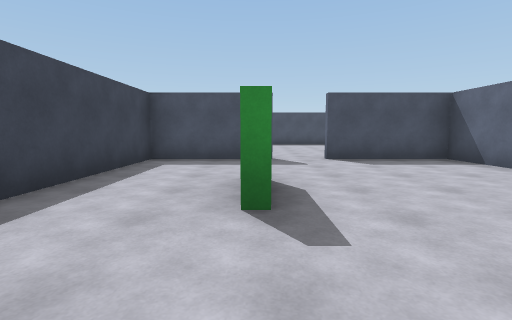
[1] (above)

16 first-person views from a walk through a Unity game level. The camera is 1.3 m above the floor, tilts 6° down and sees 85° across. The floor is counted in squares, 2 m on a side. Each view is taken from the middle of a square. On the plan, view 1 faces up. The plan holds only what a view shows up to about 9 squares ahead; the rest is blank. The place goes on beyond the plan. The player character is not drawn.

[2]
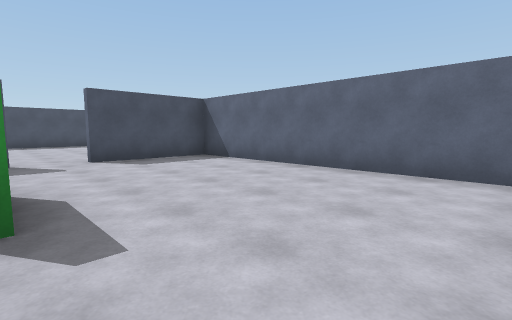

[3]
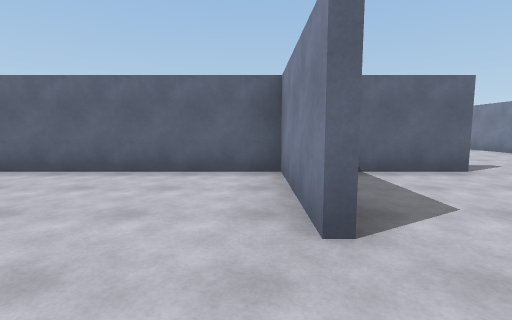

[4]
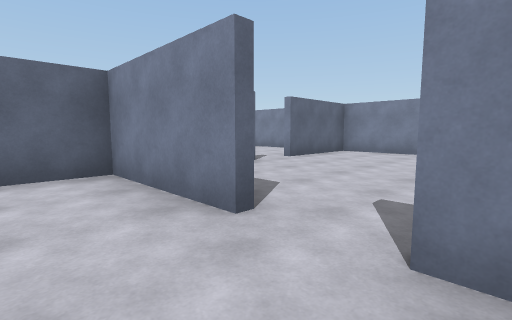

[5]
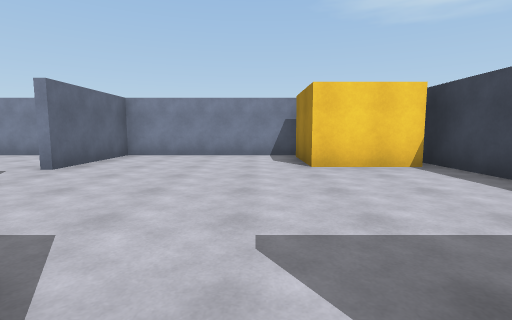

[6]
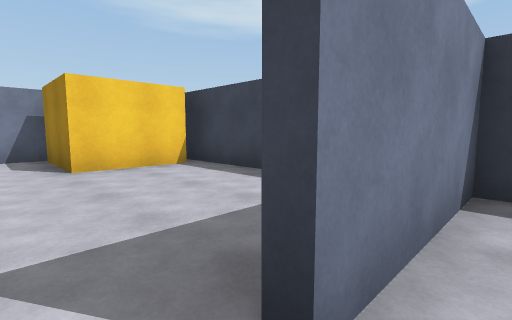

[7]
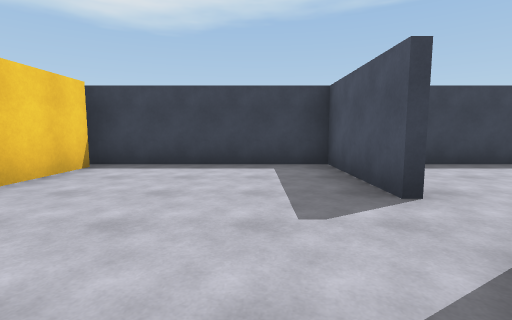

[8]
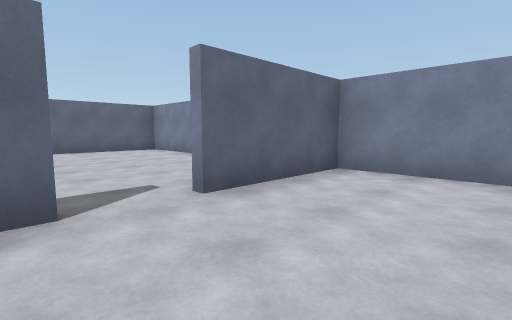

[9]
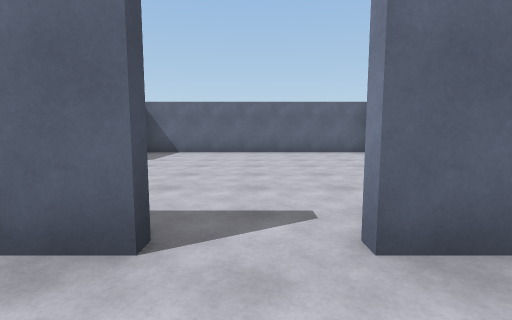

[10]
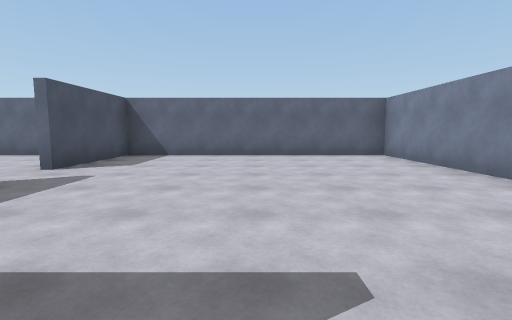

[11]
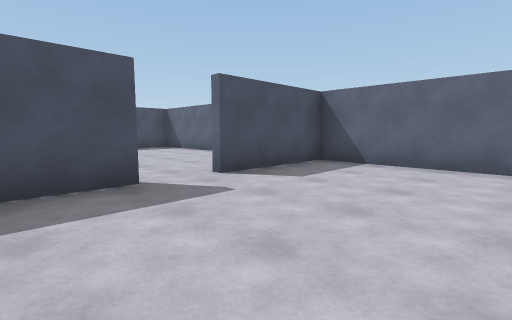

[12]
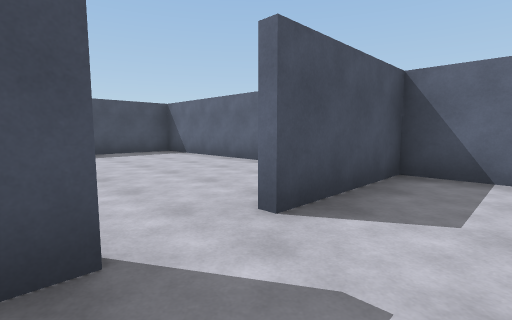

[13]
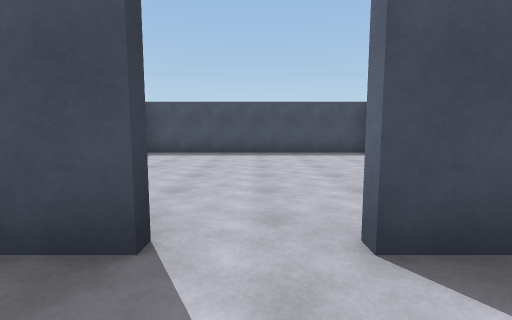

[14]
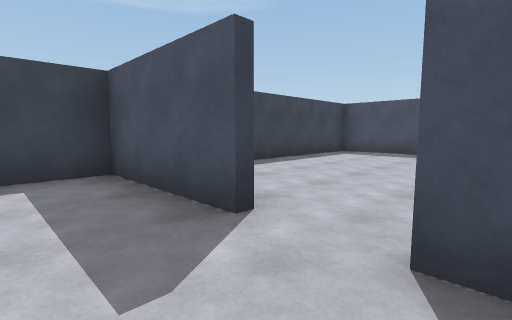

[15]
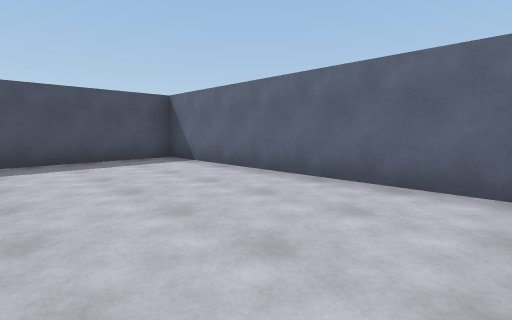

[16]
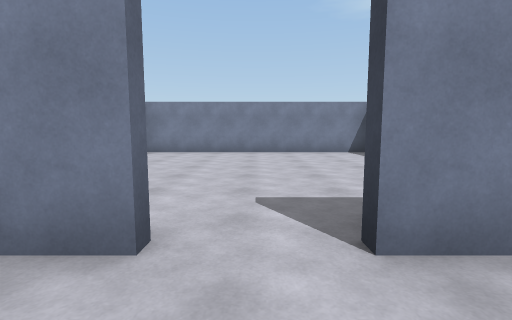

### Floor plan
Ten units are one square. View 1 is at (0, 0); x grows to the right and y downward. Boxes are objects, and circles mark ways between rooms. Rooms are numbered by the first view taken in them; rooms with no view inside come last. Other rooms are left out.
<svg viewBox="-30 -70 149 149">
<path fill="none" stroke="#000" d="M5 -64 -24 -64 -24 11M15 4 46 4M44 4 44 -65M-25 4 4 4M50 -64 16 -64M44 35 44 16M4 6 -25 6M-1 74 44 74 44 46M-21 50 0 50 0 70M-24 11 -24 58M75 6 46 6M46 74 114 74 114 6 86 6M46 4 46 19M85 4 94 4M66 4 74 4M114 -1 114 -64 50 -64M46 -64 46 -22"/>
<circle cx="10" cy="10" r="3" fill="#2a7"/>
<circle cx="50" cy="40" r="3" fill="#2a7"/>
<circle cx="80" cy="10" r="3" fill="#2a7"/>
<text x="10" y="-30">1</text>
<text x="20" y="40">2</text>
<text x="80" y="40">3</text>
<text x="80" y="-30">4</text>
</svg>
Room 1 opens to room 2. Room 2 opens to room 3. Room 3 opens to room 4.

Where each view was taken, in squares from view 1:
view 1: 0 up, 0 right, facing up
view 2: 0 up, 0 right, facing up-right
view 3: 0 up, 0 right, facing right
view 4: 1 up, 0 right, facing down-right
view 5: 0 up, 1 right, facing down
view 6: 0 up, 1 right, facing down-left
view 7: 2 down, 3 right, facing left
view 8: 3 down, 2 right, facing down-right
view 9: 4 down, 3 right, facing right
view 10: 4 down, 4 right, facing right
view 11: 4 down, 6 right, facing up-right
view 12: 2 down, 7 right, facing up-right
view 13: 2 down, 8 right, facing up
view 14: 2 down, 9 right, facing up-left
view 15: 0 up, 8 right, facing up-right
view 16: 1 up, 8 right, facing down
